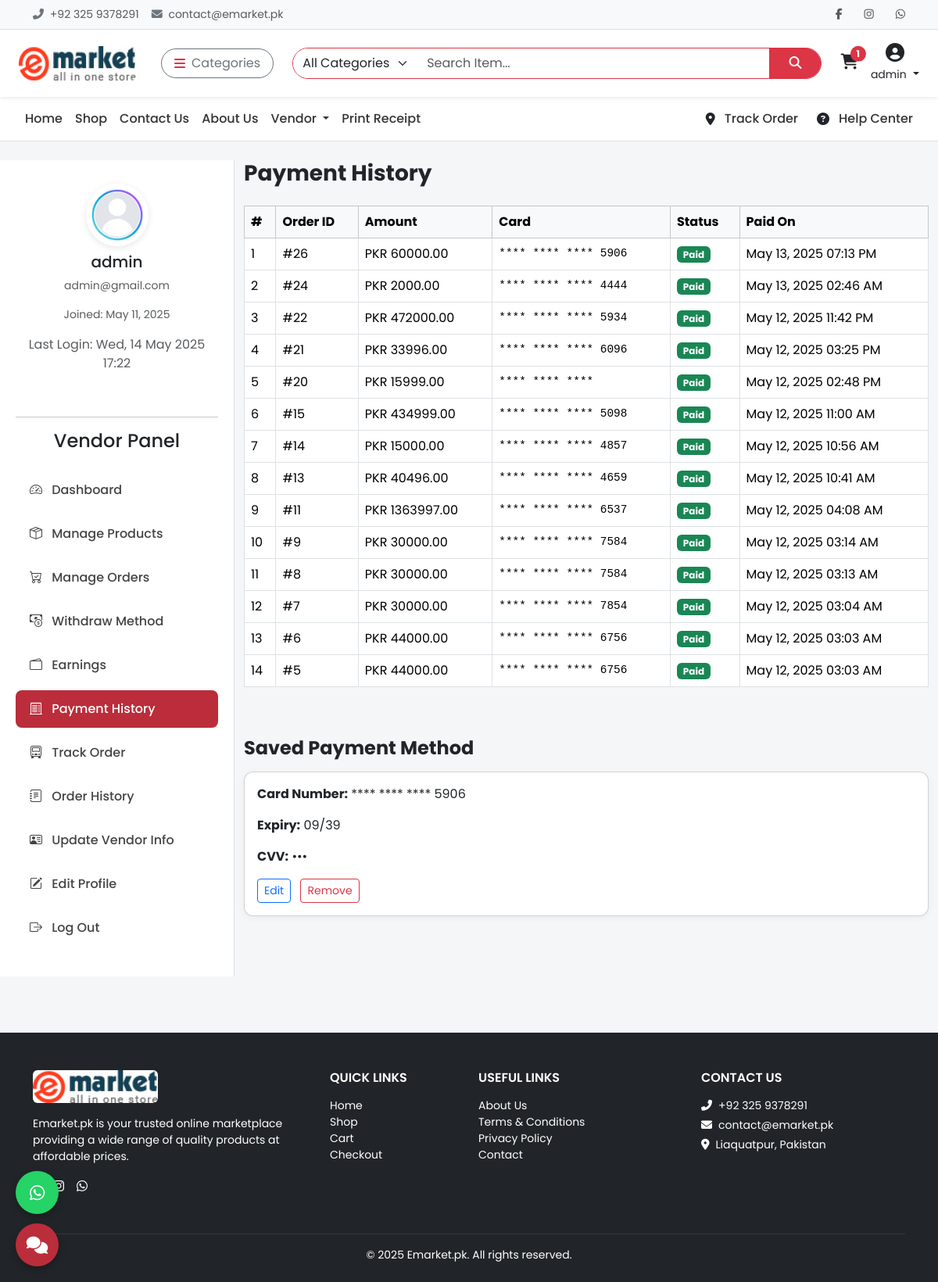
Screenshot of /vendor/payments/ (signed in) with the database file from the repository.
### eMarket/api/models.py (models this page shows, shortened)
class Cart(models.Model):
    user = models.ForeignKey(settings.AUTH_USER_MODEL, on_delete=models.CASCADE, null=True, blank=True)
    session_key = models.CharField(max_length=40, null=True, blank=True)
    created_at = models.DateTimeField(auto_now_add=True)
    coupon = models.ForeignKey(Coupon, on_delete=models.SET_NULL, null=True, blank=True)
    total = models.DecimalField(max_digits=10, decimal_places=2, default=0)
    def total_amount(self):
        return self.total
    @property
    def total_items(self):
        return sum(item.quantity for item in self.items.all())
    @staticmethod
    def get_or_create_cart(request):
        if request.user.is_authenticated:
            cart, _ = Cart.objects.get_or_create(user=request.user, session_key=None)
        else:
            session_key = request.session.session_key
            if not session_key:
                request.session.create()
                session_key = request.session.session_key
            cart, _ = Cart.objects.get_or_create(user=None, session_key=session_key)
        return cart

class CartItem(models.Model):
    cart = models.ForeignKey(Cart, related_name='items', on_delete=models.CASCADE)
    product = models.ForeignKey('Product', on_delete=models.CASCADE)
    color = models.ForeignKey('ProductColorVariant', on_delete=models.SET_NULL, null=True, blank=True)
    size = models.ForeignKey('ProductSizeVariant', on_delete=models.SET_NULL, null=True, blank=True)
    quantity = models.PositiveIntegerField(default=1)
    @property
    def total_price(self):
        base_price = self.product.base_price
        color_price = self.color.price if self.color else Decimal(0)
        size_price = self.size.price if self.size else Decimal(0)
        return (base_price + color_price + size_price) * self.quantity

class CustomUser(AbstractUser):
    email = models.EmailField(unique=True)
    phone = models.CharField(max_length=20, blank=True)
    profile_image = models.ImageField(upload_to='profiles/', blank=True, null=True)
    is_vendor = models.BooleanField(default=False)
    is_customer = models.BooleanField(default=True)
    address = models.TextField(blank=True)

class Payment(models.Model):
    order = models.OneToOneField(Order, on_delete=models.CASCADE)
    card_number = models.CharField(max_length=20)  # Mask in production
    expiry = models.CharField(max_length=5)
    cvv = models.CharField(max_length=4)
    payment_status = models.CharField(max_length=20, default='Success')

class Order(models.Model):
    STATUS_CHOICES = [
        ('Pending', 'Pending'),
        ('Processing', 'Processing'),
        ('Shipped', 'Shipped'),
        ('Delivered', 'Delivered'),
        ('Cancelled', 'Cancelled'),
        ('Returned', 'Returned'),
    ]
    user = models.ForeignKey(settings.AUTH_USER_MODEL, on_delete=models.SET_NULL, null=True, blank=True)
    full_name = models.CharField(max_length=255)
    email = models.EmailField()
    phone = models.CharField(max_length=20)
    address = models.TextField()
    city = models.CharField(max_length=100)
    zip_code = models.CharField(max_length=10)
    total_amount = models.DecimalField(max_digits=10, decimal_places=2)
    status = models.CharField(max_length=20, choices=STATUS_CHOICES, default='Pending')
    created_at = models.DateTimeField(auto_now_add=True)
    shipped_at = models.DateTimeField(null=True, blank=True)
    delivered_at = models.DateTimeField(null=True, blank=True)
    courier = models.CharField(max_length=100, blank=True, null=True)
    tracking_number = models.CharField(max_length=100, blank=True, null=True)
    estimated_delivery = models.DateField(default=default_estimated_delivery, null=True, blank=True)

### eMarket/api/vendashviews.py (the view)
# urls.py: path('vendor/payments/', vendashviews.payment_history, name='vendor_payment_history'),
@login_required
def payment_history(request):
    payments = Payment.objects.filter(order__user=request.user).select_related('order').order_by('-order__created_at')
    latest_payment = payments.first()
    return render(request, 'vendor/payment_history.html', {
        'payments': payments,
        'latest_payment': latest_payment
    })

### eMarket/templates/vendor/payment_history.html (shortened to what this page needs)
{% extends 'base.html' %}
{% load static %}
{% block content %}
<div class="container-fluid py-4">
  <div class="row">
    <div class="col-md-3 sidebar">
      <div class="text-center mb-4">
        <img src="{% static 'images/default-user.png' %}" alt="User Image" class="user-img mb-2">
        <h5>{{ request.user.username }}</h5>
        <p class="text-muted small">{{ request.user.email }}</p>
        <p class="small text-muted">Joined: {{ request.user.date_joined|date:"M d, Y" }}</p>
                 {% if request.user.last_login %}
  <p class="text-muted">Last Login: {{ request.user.last_login|date:"D, d M Y H:i" }}</p>
  {% endif %}
      </div>
      <hr>
      {% include 'includes/sidebar_vendor.html' %}
    </div>
    <div class="col-md-9">
      <h3 class="fw-bold mb-4">Payment History</h3>
      {% if payments %}
      <div class="table-responsive mb-5">
        <table class="table table-bordered table-hover align-middle">
          <thead class="table-light">
            <tr>
              <th>#</th>
              <th>Order ID</th>
              <th>Amount</th>
              <th>Card</th>
              <th>Status</th>
              <th>Paid On</th>
            </tr>
          </thead>
          <tbody>
            {% for payment in payments %}
            <tr>
              <td>{{ forloop.counter }}</td>
              <td>#{{ payment.order.id }}</td>
              <td>PKR {{ payment.order.total_amount|floatformat:2 }}</td>
              <td class="payment-method">**** **** **** {{ payment.card_number|slice:"-4:" }}</td>
              <td>
                {% if payment.payment_status == "Success" %}
                  <span class="badge bg-success">Paid</span>
                {% else %}
                  <span class="badge bg-danger">{{ payment.payment_status }}</span>
                {% endif %}
              </td>
              <td>{{ payment.order.created_at|date:"M d, Y h:i A" }}</td>
            </tr>
            {% endfor %}
          </tbody>
        </table>
      </div>
      {% else %}
      <div class="alert alert-info">You haven’t made any payments yet.</div>
      {% endif %}
      <h4 class="fw-bold mb-3">Saved Payment Method</h4>
      {% if latest_payment %}
      <div class="card">
        <div class="card-body">
          <p><strong>Card Number:</strong> **** **** **** {{ latest_payment.card_number|slice:"-4:" }}</p>
          <p><strong>Expiry:</strong> {{ latest_payment.expiry }}</p>
          <p><strong>CVV:</strong> •••</p>
          <div class="mt-3">
            <button class="btn btn-sm btn-outline-primary me-2" data-bs-toggle="modal" data-bs-target="#editCardModal">Edit</button>
            <form method="post" action="{% url 'delete_payment_method' %}" class="d-inline">
              <button class="btn btn-sm btn-outline-danger" onclick="return confirm('Are you sure you want to delete this card?')">Remove</button>
            </form>
          </div>
        </div>
      </div>
      {% else %}
      <p class="text-muted">No saved payment method.</p>
      {% endif %}
    </div>
  </div>
</div>
{% include 'includes/footer.html' %}
{% endblock %}

### eMarket/templates/includes/header.html (shortened to what this page needs)
{% load static %}
<div class="topbar border-bottom bg-light py-2 small">
  <div class="container d-flex justify-content-between align-items-center flex-wrap">
    <div class="text-muted d-flex align-items-center gap-3">
      <span><i class="fas fa-phone-alt me-1 text-secondary"></i> +92 325 9378291</span>
      <span><i class="fas fa-envelope me-1 text-secondary"></i> contact@emarket.pk</span>
    </div>
    <div class="d-flex align-items-center gap-3 mt-2 mt-md-0">
      <a href="https://www.facebook.com/ChoudharyMuhammadArslan" class="text-muted"><i class="fab fa-facebook-f"></i></a>
      <a href="https://www.instagram.com/choudharymuhammadarslan/" class="text-muted"><i class="fab fa-instagram"></i></a>
      <a href="https://wa.me/923229989145" class="text-muted"><i class="fab fa-whatsapp"></i></a>
    </div>
  </div>
</div>
<nav class="navbar navbar-expand-lg bg-white shadow-sm py-3 sticky-top">
  <div class="container-fluid px-4">
    <a class="navbar-brand fw-bold me-4 d-flex align-items-center" href="{% url 'home' %}">
      <img src="{% static 'images/logo.jpg' %}" alt="Logo" width="150" height="30" class="me-2 rounded">
    </a>
    <div class="dropdown me-3">
      <button class="btn btn-outline-secondary d-flex align-items-center rounded-pill px-3" type="button" data-bs-toggle="dropdown">
        <i class="fas fa-bars me-2 text-danger"></i> Categories
      </button>
    </div>
    <form class="d-flex flex-grow-1 mx-2" method="GET" action="{% url 'search_products' %}">
      <div class="input-group rounded-pill overflow-hidden border border-danger">
        <select name="category" class="form-select border-0" style="max-width: 160px;">
          <option value="">All Categories</option>
        </select>
        <input type="search" name="q" class="form-control border-0" placeholder="Search Item..." required>
        <button class="btn btn-danger rounded-0 px-4" type="submit"><i class="fas fa-search"></i></button>
      </div>
    </form>
    <div class="d-flex align-items-center ms-3 gap-3">
      <a href="#" id="cart-icon" class="text-dark position-relative" data-bs-toggle="offcanvas" data-bs-target="#cartSidebar">
        <i class="fas fa-shopping-cart fs-5"></i>
        {% if cart.total_items > 0 %}
        <span class="position-absolute top-0 start-100 translate-middle badge rounded-pill bg-danger">
          {{ cart.total_items }}
        </span>
        {% endif %}
        <br>
      </a>
{% if user.is_authenticated %}
  <div class="dropdown text-center">
    <a href="#" class="text-dark text-decoration-none dropdown-toggle" data-bs-toggle="dropdown">
      <i class="fas fa-user-circle fs-4"></i><br>
      <small>{{ user.username }}</small>
    </a>
  </div>
{% else %}
  <a href="#" class="text-dark text-decoration-none text-center" data-bs-toggle="modal" data-bs-target="#loginModal">
    <i class="fas fa-sign-in-alt fs-5"></i><br><small>Login</small>
  </a>
{% endif %}
    </div>
  </div>
</nav>

### rows the page displays
Cart: total_items "1"
CustomUser: username "admin", user.username "admin", user.email "admin@gmail.com", user.date_joined "May 11, 2025", user.last_login "Wed, 14 May 2025 17:22"
Payment: order.id "26", order.total_amount "60000.00", card_number "5906", payment_status "Paid", order.created_at "May 13, 2025 07:13 PM", expiry "09/39"
Payment: order.id "24", order.total_amount "2000.00", card_number "4444", payment_status "Paid", order.created_at "May 13, 2025 02:46 AM"
Payment: order.id "22", order.total_amount "472000.00", card_number "5934", payment_status "Paid", order.created_at "May 12, 2025 11:42 PM"
Payment: order.id "21", order.total_amount "33996.00", card_number "6096", payment_status "Paid", order.created_at "May 12, 2025 03:25 PM"
Payment: order.id "20", order.total_amount "15999.00", payment_status "Paid", order.created_at "May 12, 2025 02:48 PM"
Payment: order.id "15", order.total_amount "434999.00", card_number "5098", payment_status "Paid", order.created_at "May 12, 2025 11:00 AM"
Payment: order.id "14", order.total_amount "15000.00", card_number "4857", payment_status "Paid", order.created_at "May 12, 2025 10:56 AM"
Payment: order.id "13", order.total_amount "40496.00", card_number "4659", payment_status "Paid", order.created_at "May 12, 2025 10:41 AM"
Payment: order.id "11", order.total_amount "1363997.00", card_number "6537", payment_status "Paid", order.created_at "May 12, 2025 04:08 AM"
Payment: order.id "9", order.total_amount "30000.00", card_number "7584", payment_status "Paid", order.created_at "May 12, 2025 03:14 AM"
Payment: order.id "8", order.total_amount "30000.00", card_number "7584", payment_status "Paid", order.created_at "May 12, 2025 03:13 AM"
Payment: order.id "7", order.total_amount "30000.00", card_number "7854", payment_status "Paid", order.created_at "May 12, 2025 03:04 AM"
Payment: order.id "6", order.total_amount "44000.00", card_number "6756", payment_status "Paid", order.created_at "May 12, 2025 03:03 AM"
Payment: order.id "5", order.total_amount "44000.00", card_number "6756", payment_status "Paid", order.created_at "May 12, 2025 03:03 AM"

### other values shown
{{ year|default:2025 }} "2025"
